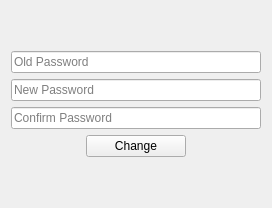
      <widget class="QWidget" name="change_pw_tab">
       <attribute name="title">
        <string>Change Password</string>
       </attribute>
       <layout class="QVBoxLayout" name="verticalLayout_10">
        <item>
         <spacer name="verticalSpacer_2">
          <property name="orientation">
           <enum>Qt::Vertical</enum>
          </property>
          <property name="sizeType">
           <enum>QSizePolicy::Preferred</enum>
          </property>
          <property name="sizeHint" stdset="0">
           <size>
            <width>20</width>
            <height>40</height>
           </size>
          </property>
         </spacer>
        </item>
        <item alignment="Qt::AlignHCenter">
         <widget class="QLineEdit" name="old_password_line_edit">
          <property name="minimumSize">
           <size>
            <width>250</width>
            <height>0</height>
           </size>
          </property>
          <property name="maximumSize">
           <size>
            <width>16777215</width>
            <height>16777215</height>
           </size>
          </property>
          <property name="inputMask">
           <string/>
          </property>
          <property name="text">
           <string/>
          </property>
          <property name="placeholderText">
           <string>Old Password</string>
          </property>
         </widget>
        </item>
        <item alignment="Qt::AlignHCenter">
         <widget class="QLineEdit" name="new_password_line_edit">
          <property name="minimumSize">
           <size>
            <width>250</width>
            <height>0</height>
           </size>
          </property>
          <property name="placeholderText">
           <string>New Password</string>
          </property>
         </widget>
        </item>
        <item alignment="Qt::AlignHCenter">
         <widget class="QLineEdit" name="confirm_password_line_edit">
          <property name="minimumSize">
           <size>
            <width>250</width>
            <height>0</height>
           </size>
          </property>
          <property name="placeholderText">
           <string>Confirm Password</string>
          </property>
         </widget>
        </item>
        <item alignment="Qt::AlignHCenter">
         <widget class="QPushButton" name="change_password_button">
          <property name="minimumSize">
           <size>
            <width>100</width>
            <height>0</height>
           </size>
          </property>
          <property name="text">
           <string>Change</string>
          </property>
         </widget>
        </item>
        <item>
         <spacer name="verticalSpacer">
          <property name="orientation">
           <enum>Qt::Vertical</enum>
          </property>
          <property name="sizeHint" stdset="0">
           <size>
            <width>20</width>
            <height>40</height>
           </size>
          </property>
         </spacer>
        </item>
       </layout>
      </widget>
